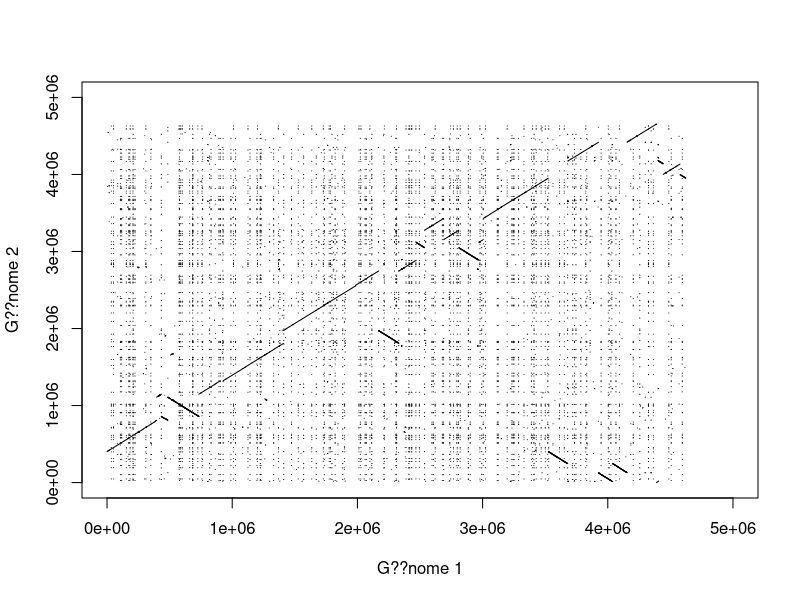
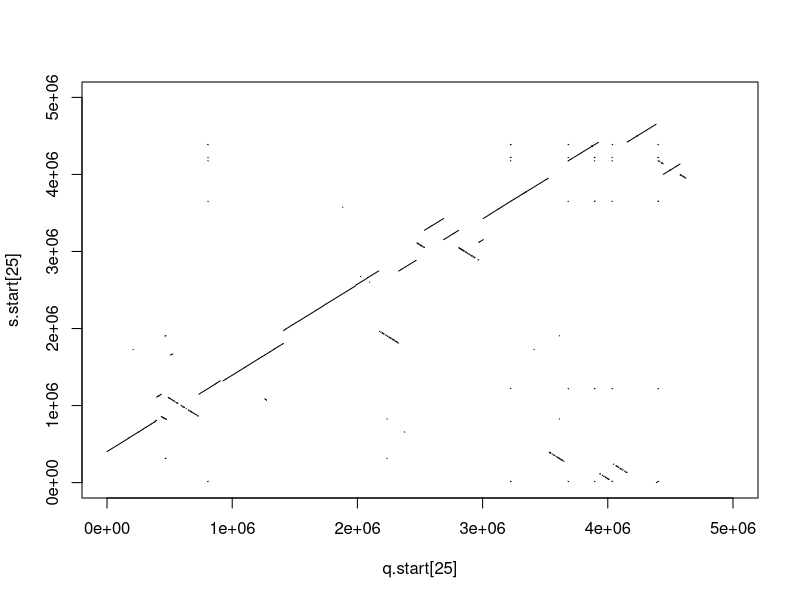
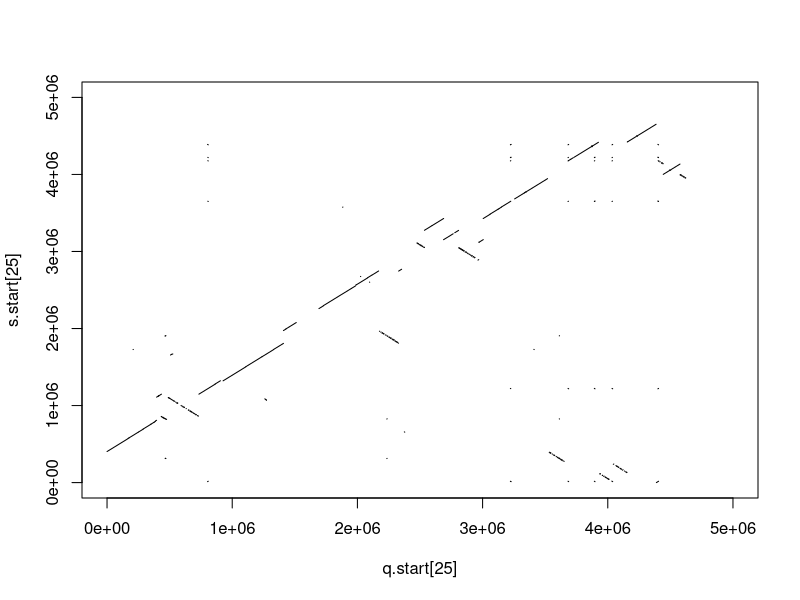
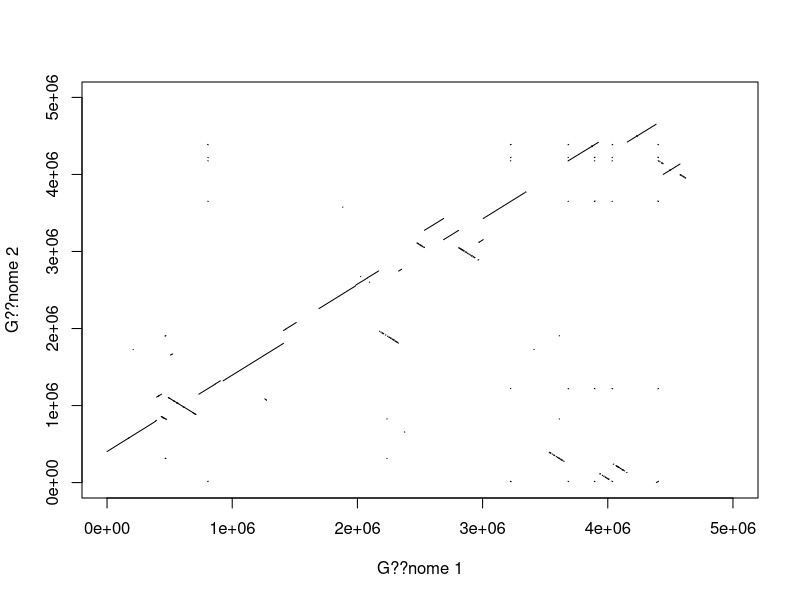
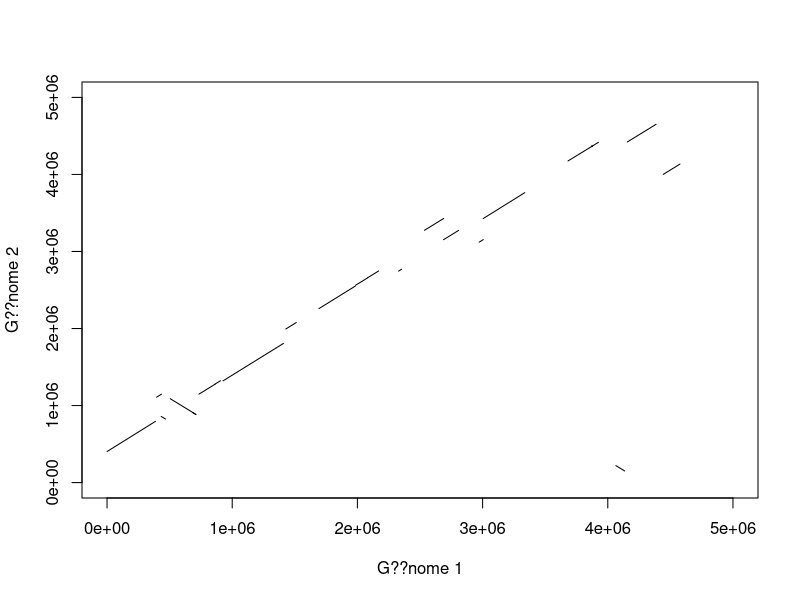

These figures' R source, in order: (Note: this script raises an error after producing the figures.)
data <- read.csv("8F0EB0CW11N-Alignment-HitTable.csv", header=FALSE)
q.start <- data$V7
q.end <- data$V8
s.start <- data$V9
s.end <- data$V10

###############################################################################################

# DOT MATRIX (SANS LES SEGMENTS FUSIONES)
plot(q.start[25], s.start[25], cex=.1, pch=1, xlim =c(0, 5000000), ylim = c(0, 5000000), xlab = "G??nome 1", ylab = "G??nome 2")
segments(q.start, s.start, q.end, s.end)

################################################################################################

# FILTRER LA DOT MATRIX (SANS LES SEGMENTS FUSIONES)
data_filtre=data[FALSE,]
n=length(q.start)
plot(q.start[25], s.start[25], cex=.1, pch=1, xlim =c(0, 5000000), ylim = c(0, 5000000))
for(i in 1:n){
  # valeur seuil arbitraire...
  if(abs(q.start[i]-q.end[i])>2000 | abs(s.start[i]-s.end[i])>2000){
    segments(q.start[i], s.start[i], q.end[i], s.end[i]) 
    data_filtre <- rbind.data.frame(data_filtre, as.data.frame(data[i,]))
  }
}

s.start=data_filtre$V9
s.end=data_filtre$V10
q.start=data_filtre$V7
q.end=data_filtre$V8


##############################################################################################    

# FUSIONER LES SEGMENTS TRES PROCHES (APRES AVOIR EFFECTUE UN PREMIER FILTRE)
data_fusion=data_filtre
n=length(q.start)
for(i in 1:n){
  for(j in 1:n){
    if(i!=j & data_fusion$V7[j]!=-1){
      #if(q.start[j]>q.start[i]){

      #if(abs(s.start[j]-s.end[i]) < 10000 & q.start[j]-q.end[i] < 10000){ # seuil arbitraire inferieur au 1er quartile de abs(s.start-s.end)
      if(((abs(s.start[j]-s.end[i]) < 5000 & abs(q.start[j]-q.end[i]) < 100000)) | (abs(s.start[j]-s.end[i]) < 100000 & abs(q.start[j]-q.end[i]) < 5000)){ # seuil arbitraire inferieur au 1er quartile de abs(s.start-s.end)
        if(((s.end[j]-s.start[i])/(q.end[j]-q.start[i])-0.001) < (s.end[i]-s.start[i])/(q.end[i]-q.start[i]) & (s.end[i]-s.start[i])/(q.end[i]-q.start[i]) < ((s.end[j]-s.start[i])/(q.end[j]-q.start[i])+0.001)){
          # alors on fusionne les fragments i et j (qui deviennent un unique fragment i)
          data_fusion$V8[i]=data_fusion$V8[j] # q.end
          data_fusion$V10[i]=data_fusion$V10[j] #s.end
          data_fusion$V7[j]=-1 # q.start >> emp??che la ligne j d'??tre consid??r??e dans les boucles suivantes 

        }
      }
    }
  }
}


##################################################################################################

# SUPPRESSION DES LIGNES AVEC DES -1 
data_fusion=data_fusion[!grepl(-1, data_fusion$V7),]

q.start_f <- as.numeric(data_fusion$V7)
q.end_f <- data_fusion$V8
s.start_f <- data_fusion$V9
s.end_f <- data_fusion$V10

###################################################################################################

# DOT MATRIX AVEC LES SEGMENTS FUSIONES
plot(q.start[25], s.start[25], cex=.1, pch=1, xlim =c(0, 5000000), ylim = c(0, 5000000))
segments(q.start_f, s.start_f, q.end_f, s.end_f)

######################################################################################################


# FUSIONER LES SEGMENTS TRES PROCHES (APRES UNE PREMIERE FUSION)
data_fusion2=data_fusion
for(k in 1:8){
  n=length(q.start_f)
  for(i in 1:n){
    for(j in 1:n){
      if(i!=j & data_fusion2$V7[j]!=-1){
        #if(q.start[j]>q.start[i]){
        #if(abs(s.start[j]-s.end[i]) < 10000 & q.start[j]-q.end[i] < 10000){ # seuil arbitraire inferieur au 1er quartile de abs(s.start-s.end)
        if(((abs(s.start_f[j]-s.end_f[i]) < 10000*k & abs(q.start_f[j]-q.end_f[i]) < 100000)) | (abs(s.start_f[j]-s.end_f[i]) < 100000 & abs(q.start_f[j]-q.end_f[i]) < 10000*k)){ # seuil arbitraire inferieur au 1er quartile de abs(s.start-s.end)
          if(((s.end_f[j]-s.start_f[i])/(q.end_f[j]-q.start_f[i])-0.01) < (s.end_f[i]-s.start_f[i])/(q.end_f[i]-q.start_f[i]) & (s.end_f[i]-s.start_f[i])/(q.end_f[i]-q.start_f[i]) < ((s.end_f[j]-s.start_f[i])/(q.end_f[j]-q.start_f[i])+0.01)){
            # alors on fusionne les fragments i et j (qui deviennent un unique fragment i)
            data_fusion2$V8[i]=data_fusion2$V8[j] # q.end
            data_fusion2$V10[i]=data_fusion2$V10[j] #s.end
            data_fusion2$V7[j]=-1 # q.start >> emp??che la ligne j d'??tre consid??r??e dans les boucles suivantes 
          }
        }
      }
    }
  }
  
  ########################################
  
  # SUPPRESSION DES LIGNES AVEC DES -1 
  data_fusion2=data_fusion2[!grepl(-1, data_fusion2$V7),]
  
  q.start_f <- as.numeric(data_fusion2$V7)
  q.end_f <- data_fusion2$V8
  s.start_f <- data_fusion2$V9
  s.end_f <- data_fusion2$V10
}
###################################################################################################

# DOT MATRIX AVEC LES SEGMENTS FUSIONES
plot(q.start[25], s.start[25], cex=.1, pch=1, xlim =c(0, 5000000), ylim = c(0, 5000000), xlab = "G??nome 1", ylab = "G??nome 2")
segments(q.start_f, s.start_f, q.end_f, s.end_f)


##################################################################################################

# FILTRAGE FINAL DE LA DOT MATRIX
data_filtre_fin=data_fusion[FALSE,]
plot(q.start[25], s.start[25], cex=.1, pch=1, xlim =c(0, 5000000), ylim = c(0, 5000000), xlab = "G??nome 1", ylab = "G??nome 2")
n=length(q.start_f)
for(i in 1:n){
  # valeur seuil arbitraire...
  if(abs(q.start_f[i]-q.end_f[i])>20000 | abs(s.start_f[i]-s.end_f[i])>20000){
    segments(q.start_f[i], s.start_f[i], q.end_f[i], s.end_f[i])
    data_filtre_fin <- rbind.data.frame(data_filtre_fin, as.data.frame(data_fusion[i,]))
  }
}

######################################################################################################

# COMPARAISON TAUX DE SIMILARITE

s.start=data_ordre$V9
s.end=data_ordre$V10
q.start=data_ordre$V7
q.end=data_ordre$V8

# CHEZ LES ALIGNEMENTS GARDES
long_segments_f = sqrt((q.end_f- q.start_f)^2 + (s.end_f- s.start_f)^2 ) # longeur des segments de la dot_matrix
simi_garde = sum(long_segments_f)/length(q.start_f) # on divise par le nombre de segments
taux_garde = simi_garde/max(s.end) # on divise par la taille du g??nome s

# CHEZ LA TOTALITE DES ALIGNEMENTS 
long_segments_tot = sqrt((q.end- q.start)^2 + (s.end- s.start)^2 ) # longeur des segments de la dot_matrix
simi_tot = sum(long_segments_tot)/length(q.start) # on divise par le nombre de segments
taux_tot = simi_tot/max(s.end) # on divise par la taille du g??nome s


###########################################################################
# EXPORTATION DES DONNEES

q.start_f <-data_filtre_fin$V7
q.end_f <- data_filtre_fin$V8
s.start_f <- data_filtre_fin$V9
s.end_f <- data_filtre_fin$V10


data = data.frame(Qstart = q.start_f , Qend = q.end_f,Sstart = s.start_f , Send = s.end_f)
data = data[order(data$Qstart),]
data["ID"]=  seq(1:length(q.start_f))
data

data_orga_ref = data.frame(Qstart = data$Qstart , Qend = data$Qend , ID=data$ID)

data_orga_interest = data.frame(Sstart = data$Sstart , Send =data$Send , ID=data$ID)
data_orga_interest = data_orga_interest[order(data_orga_interest$Sstart),]
data_orga_interest


write.table(data_orga_ref, "data_orga_ref.txt", append = FALSE, sep = "\t", dec = ".", quote=FALSE,col.names = TRUE, row.names = FALSE)
write.table(data_orga_interest, "data_orga_interest.txt", append = FALSE, sep = "\t", dec = ".", quote=FALSE,col.names = TRUE, row.names = FALSE)

